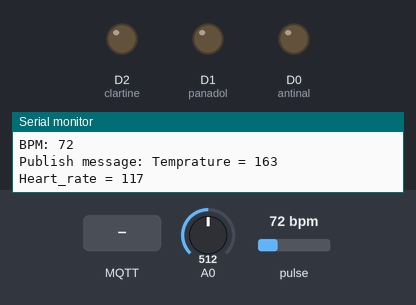
Bench run of a sketch on a simulated ESP8266 (NodeMCU). Shown: output pins drawn as LEDs (lit = HIGH), the last lines printed to the serial monitor. Dashed ring = blinking. Inputs (shaded band) come from the test bench; at power-on: pulse 72 bpm, A0 = 512. WiFi joins after 1.5 s; servers stay silent unless stated; random numbers use the default seed unless the sketch sets one; no MQTT or app messages arrive unless stated.

Above: at 2.7 s.
2.8 s: MQTT message "1" arrives on the first subscribed topic
At 6.4 s:
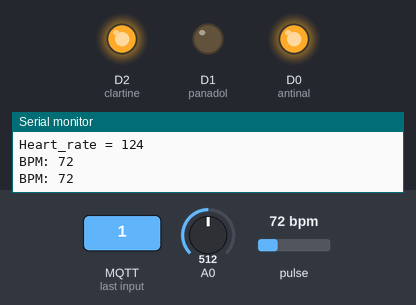
7.3 s: MQTT message "1" arrives on the second subscribed topic
At 13.1 s:
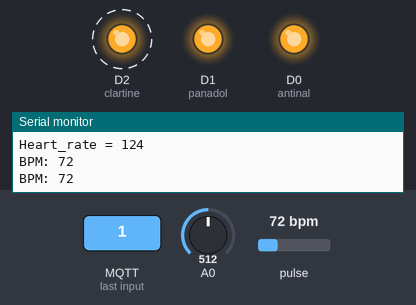
13.8 s: MQTT message "0" arrives on the first subscribed topic
At 20.2 s:
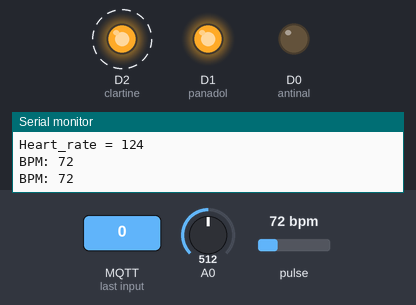
20.3 s: pulse set to 100 bpm
25.7 s: MQTT message "2" arrives on the first subscribed topic
At 27.6 s:
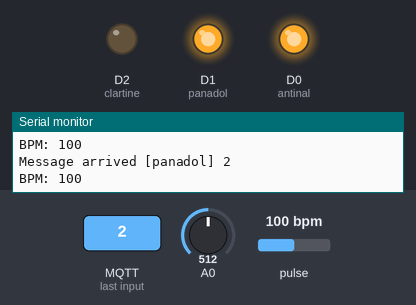
31.5 s: pulse set to 42 bpm
Timing chart, 0 to 34.7 s (numbered marks = the images above; inputs shaded):
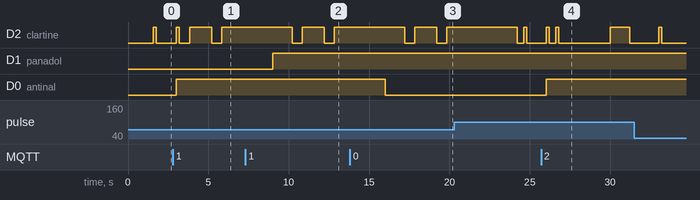

Measured:
- after the input at 2.8 s, D0 (antinal): LOW → HIGH after 0.20 s
- after the input at 7.3 s, D1 (panadol): LOW → HIGH after 1.7 s
- after the input at 13.8 s, D0 (antinal): HIGH → LOW after 2.2 s
- after the input at 25.7 s, D0 (antinal): LOW → HIGH after 0.32 s
- by itself, D2 (clartine): alternates HIGH for 1.4 s and LOW for 0.63 s

The sketch:

mqtt_esp8266.ino
```cpp
#include <ESP8266WiFi.h>
#include <PubSubClient.h>

//heartrate liberary
#define USE_ARDUINO_INTERRUPTS true    // Set-up low-level interrupts for most acurate BPM math.
#include <PulseSensorPlayground.h>     // Includes the PulseSensorPlayground Library.

//  Variables of heart rate
const int PulseWire = 0;       // PulseSensor PURPLE WIRE connected to ANALOG PIN 0
int Threshold = 550;


PulseSensorPlayground pulseSensor;


// dr publish these drug according to input data
#define panadol "panadol"
#define antinal "antinal"
#define clartine "clartine"

//buffer of data
#define MSG_BUFFER_SIZE	(50)

//define networks data
const char* ssid = "Amr Gaber";
const char* password = "eN3&X7U#";
const char* mqtt_server = "91.121.93.94"; //test mosquitto
//.................................................................

WiFiClient espClient;
PubSubClient client(espClient);
unsigned long lastMsg = 0;
// create an char of array
char msg[MSG_BUFFER_SIZE];
char msg2[MSG_BUFFER_SIZE];
//intial value of sensor for not exceeding normal measurments
int value = 0;
int value2=110;


//setup wifi
void setup_wifi() {

  delay(10);

  // We start by connecting to a WiFi network
  Serial.println();
  Serial.print("Connecting to ");
  Serial.println(ssid);

  WiFi.mode(WIFI_STA);
  WiFi.begin(ssid, password);

  while (WiFi.status() != WL_CONNECTED) {
    delay(500);
    Serial.print(".");
  }

  randomSeed(micros());

  Serial.println("");
  Serial.println("WiFi connected");
  Serial.println("IP address: ");
  Serial.println(WiFi.localIP());
}

//subscrbing from topics when dr send
void callback(char* topic, byte* payload, unsigned int length) {

  Serial.print("Message arrived [");
  Serial.print(topic);
  Serial.print("] ");
//pasring for data
  if (strstr(topic, panadol)){
    for (int i = 0; i < length; i++) {
      Serial.print((char)payload[i]);
    }
    Serial.println();
    // Switch on the LED if an 1 was received as first character
    if ((char)payload[0] == '0') {
      digitalWrite(D0, LOW);   // Turn the LED on (Note that LOW is the voltage level

    } else {
      digitalWrite(D0, HIGH);  // Turn the LED off by making the voltage HIGH
    }
  }
  else if ( strstr(topic, antinal)){
    for (int i = 0; i < length; i++) {
      Serial.print((char)payload[i]);
    }
    Serial.println();
    // Switch on the LED if an 1 was received as first character
       if ((char)payload[0] == '0') {
      digitalWrite(D1, LOW);   // Turn the LED on (Note that LOW is the voltage level
    } else {
      digitalWrite(D1, HIGH);  // Turn the LED off by making the voltage HIGH
    }
  }
  else if ( strstr(topic, clartine)){
    for (int i = 0; i < length; i++) {
      Serial.print((char)payload[i]);
    }
    Serial.println();
    // Switch on the LED if an 1 was received as first character
       if ((char)payload[0] == '0') {
      digitalWrite(D2, LOW);   // Turn the LED on (Note that LOW is the voltage level
    } else {
      digitalWrite(D2, HIGH);  // Turn the LED off by making the voltage HIGH
    }
  }


}
//loop until reconnect
void reconnect() {
  // Loop until we're reconnected
  while (!client.connected()) {
    Serial.print("Attempting MQTT connection...");

    // Create a random client ID
    String clientId = "ESP8266Client-";
    clientId += String(random(0xffff), HEX);
    // Attempt to connect
    if (client.connect(clientId.c_str())) {
      Serial.println("connected");
      // Once connected, publish an announcement...
      client.publish("temp", " MQTT is connedted");
      client.publish("Heart_rate", " heartrate is being published");
      client.publish("Humidty", " heartrate is being published");
      // ... and resubscribe
      client.subscribe("panadol");
      client.subscribe("antinal");
      client.subscribe("clartine");


    } else {
      Serial.print("failed, rc=");
      Serial.print(client.state());
      Serial.println(" try again in 5 seconds");
      // Wait 5 seconds before retrying
      delay(5000);
    }
  }
}

void setup() {
  pinMode(D0,OUTPUT);     // antinal
  pinMode(D1,OUTPUT);     // panadol
  pinMode(D2,OUTPUT);     // clartine

  Serial.begin(115200);
  setup_wifi();
  client.setServer(mqtt_server, 1883);
  client.setCallback(callback);

  // Configure the PulseSensor object, by assigning our variables to it.
  pulseSensor.analogInput(PulseWire);
  pulseSensor.blinkOnPulse(D2);       //auto-magically blink Arduino's LED with heartbeat.
  pulseSensor.setThreshold(Threshold);

  if (pulseSensor.begin()) {
    Serial.println("We created a pulseSensor Object !");  //This prints one time at Arduino power-up,  or on Arduino reset.
  }

}

void read_sensor(int value) {
    value2+=7;
    if(value2>= 130){
      delay(2000);
      value2=110;
    }
}

void loop() {

  int myBPM = pulseSensor.getBeatsPerMinute();
  if (!client.connected()) {
    reconnect();
  }
  client.loop();

  unsigned long now = millis();
  if (now - lastMsg > 2000) { //time tell send again using builtin millis
    lastMsg = now;
    value = analogRead(A0) * 0.32;

    read_sensor(value2);

    snprintf (msg2, MSG_BUFFER_SIZE, "Heart_rate = %ld", value2);
    snprintf (msg, MSG_BUFFER_SIZE, "Temprature = %ld", value);
    Serial.print("Publish message: ");
    Serial.println(msg);
    Serial.println(msg2);
    client.publish("Heart_rate", msg2);
    client.publish("temp", msg);
    delay(1000);
  }
  if (pulseSensor.sawStartOfBeat()) {            // Constantly test to see if "a beat happened".
 Serial.print("BPM: ");                        // Print phrase "BPM: "
 Serial.println(myBPM);                        // Print the value inside of myBPM.
}


}
```
